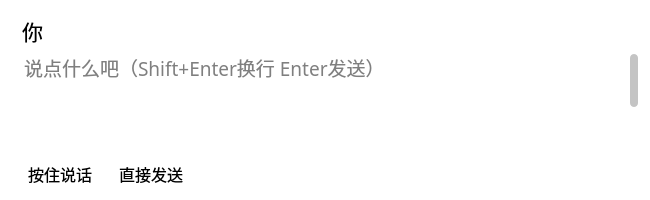
<?xml version="1.0" encoding="UTF-8"?>
<ui version="4.0">
 <class>Dialog</class>
 <widget class="QWidget" name="Dialog">
  <property name="geometry">
   <rect>
    <x>0</x>
    <y>0</y>
    <width>650</width>
    <height>200</height>
   </rect>
  </property>
  <property name="font">
   <font>
    <family>Microsoft YaHei</family>
    <pointsize>12</pointsize>
   </font>
  </property>
  <property name="windowTitle">
   <string>Form</string>
  </property>
  <property name="styleSheet">
   <string notr="true">* {
    background: transparent;
}
</string>
  </property>
  <layout class="QGridLayout" name="gridLayout">
   <property name="leftMargin">
    <number>20</number>
   </property>
   <property name="topMargin">
    <number>15</number>
   </property>
   <property name="rightMargin">
    <number>12</number>
   </property>
   <property name="bottomMargin">
    <number>10</number>
   </property>
   <property name="horizontalSpacing">
    <number>1</number>
   </property>
   <property name="verticalSpacing">
    <number>2</number>
   </property>
   <item row="1" column="0">
    <widget class="QTextEdit" name="textEdit">
     <property name="font">
      <font>
       <family>Microsoft YaHei</family>
       <pointsize>14</pointsize>
      </font>
     </property>
     <property name="contextMenuPolicy">
      <enum>Qt::ContextMenuPolicy::DefaultContextMenu</enum>
     </property>
      <property name="styleSheet">
       <string notr="true">QTextEdit {
    color: #000000;
}
QMenu {
    background-color: #ffffff; /* 白色背景 */
    border: none;              /* 无边框 */
    border-radius: 8px;        /* 圆角半径 */
    padding: 5px;              /* 内边距 */
}

QMenu::item {
    padding: 8px 20px;         /* 菜单项的内边距 */
    background-color: transparent; /* 默认背景色透明 */
    border-radius: 4px;        /* 菜单项圆角 */
}

QMenu::item:selected {
    background-color: #e0e0e0; /* 选中项的背景色 */
    color: #000000;            /* 选中项的文字颜色 */
}

QMenu::separator {
    height: 1px;
    background: #dcdcdc;
    margin: 5px 0;
}
QScrollArea {
    border: none; /* 去除边框 */
    background: transparent; /* 背景透明 */
}

QScrollBar:vertical, QScrollBar:horizontal {
    border: none; /* 去除边框 */
    background: transparent; /* 背景透明 */
    width: 8px; /* 设置滚动条的宽度 */
    height: 8px; /* 设置滚动条的高度 */
}

QScrollBar::handle:vertical, QScrollBar::handle:horizontal {
    background: rgba(136, 136, 136, 0.5); /* 设置滚动条滑块的淡灰色 */
    border-radius: 4px; /* 设置滑块的圆角 */
}

QScrollBar::handle:vertical:hover, QScrollBar::handle:horizontal:hover {
    background: rgba(136, 136, 136, 0.8); /* 滑块悬停时的颜色 */
}

QScrollBar::add-line:vertical, QScrollBar::sub-line:vertical,
QScrollBar::add-line:horizontal, QScrollBar::sub-line:horizontal {
    background: transparent; /* 去除上下箭头 */
    border: none; /* 去除箭头边框 */
    height: 0px; /* 强制去除箭头按钮 */
    width: 0px; /* 强制去除箭头按钮 */
}

QProgressBar {
    border: none; /* 去除进度条边框 */
    background: #f0f0f0; /* 进度条的背景颜色 */
    height: 8px; /* 设置进度条的高度 */
    margin-bottom: 10px; /* 为进度条下方留出空间 */
}

QProgressBar::chunk {
    background: rgba(76, 175, 80, 0.5); /* 设置淡绿色的进度条颜色 */
    border-radius: 4px; /* 设置进度条块的圆角 */
}
</string>
     </property>
     <property name="frameShape">
      <enum>QFrame::Shape::NoFrame</enum>
     </property>
     <property name="verticalScrollBarPolicy">
      <enum>Qt::ScrollBarPolicy::ScrollBarAlwaysOff</enum>
     </property>
     <property name="horizontalScrollBarPolicy">
      <enum>Qt::ScrollBarPolicy::ScrollBarAlwaysOff</enum>
     </property>
     <property name="acceptRichText">
      <bool>true</bool>
     </property>
     <property name="placeholderText">
      <string>说点什么吧（Shift+Enter换行 Enter发送）</string>
     </property>
    </widget>
   </item>
   <item row="1" column="1">
    <widget class="QScrollBar" name="verticalScrollBar">
     <property name="sizePolicy">
      <sizepolicy hsizetype="Fixed" vsizetype="Minimum">
       <horstretch>0</horstretch>
       <verstretch>0</verstretch>
      </sizepolicy>
     </property>
     <property name="layoutDirection">
      <enum>Qt::LayoutDirection::RightToLeft</enum>
     </property>
     <property name="styleSheet">
      <string notr="true">/* 去除滚动条的边框和背景 */
QScrollBar:vertical {
    border: none;              /* 去除边框 */
    background: transparent;   /* 背景透明 */
    width: 8px;                /* 设置滚动条的宽度 */
}

QScrollBar::handle:vertical {
    background: rgba(136, 136, 136, 0.5);
    border-radius: 4px;
}


/* 滑块悬停时的颜色变化 */
QScrollBar::handle:vertical:hover {
    background: rgba(136, 136, 136, 0.8);  /* 滑块悬停时的颜色 */
}

/* 去除滚动条上下箭头按钮 */
QScrollBar::add-line:vertical, QScrollBar::sub-line:vertical {
    background: transparent; /* 去除上下箭头 */
    border: none;             /* 去除箭头边框 */
    height: 0px;              /* 强制去除箭头按钮 */
}

/* 滚动条轨道样式 */
QScrollBar::groove:vertical {
    background: transparent;   /* 设置轨道背景为透明 */
    border: none;               /* 去除轨道的边框 */
    width: 8px;                 /* 设置轨道的宽度 */
}

/* 设置滚动条范围变化时的显示效果 */
QScrollBar:vertical:disabled {
    background: transparent;  /* 禁用时的背景色透明 */
    border: none;              /* 禁用时的边框 */
}
</string>
     </property>
     <property name="maximum">
      <number>10</number>
     </property>
     <property name="value">
      <number>1</number>
     </property>
     <property name="sliderPosition">
      <number>1</number>
     </property>
     <property name="tracking">
      <bool>true</bool>
     </property>
     <property name="orientation">
      <enum>Qt::Orientation::Vertical</enum>
     </property>
    </widget>
   </item>
   <item row="1" column="0">
    <widget class="QPushButton" name="pushButton_next">
     <property name="sizePolicy">
      <sizepolicy hsizetype="Minimum" vsizetype="Minimum">
       <horstretch>0</horstretch>
       <verstretch>0</verstretch>
      </sizepolicy>
     </property>
     <property name="font">
      <font>
       <family>Microsoft YaHei</family>
       <pointsize>30</pointsize>
      </font>
     </property>
     <property name="toolTip">
      <string/>
     </property>
     <property name="styleSheet">
      <string notr="true"/>
     </property>
     <property name="text">
      <string/>
     </property>
     <property name="flat">
      <bool>true</bool>
     </property>
    </widget>
   </item>
   <item row="2" column="1">
    <widget class="QPushButton" name="pushButton_history">
     <property name="styleSheet">
      <string notr="true">QPushButton {
    background-color: transparent;  /* 无背景 */
    border: none;                   /* 无边框 */
    border-radius: 5px;            /* 圆角 */
}

/* 鼠标悬停时（仅有圆角变化） */
QPushButton:hover {
    border: 2px solid #CCCCCC;      /* 悬停时增加边框 */
}

/* 按下时（加深边框颜色） */
QPushButton:pressed {
    border: 2px solid #AAAAAA;      /* 按下时边框加深 */
}
</string>
     </property>
     <property name="text">
      <string/>
     </property>
     <property name="icon">
      <iconset resource="../../res.qrc">
       <normaloff>:/res/img/ico/log-24.svg</normaloff>:/res/img/ico/log-24.svg</iconset>
     </property>
    </widget>
   </item>
   <item row="2" column="0">
    <layout class="QHBoxLayout" name="horizontalLayout">
     <property name="spacing">
      <number>0</number>
     </property>
     <property name="leftMargin">
      <number>0</number>
     </property>
     <property name="topMargin">
      <number>0</number>
     </property>
     <property name="rightMargin">
      <number>0</number>
     </property>
     <property name="bottomMargin">
      <number>0</number>
     </property>
     <item>
      <widget class="QPushButton" name="pushButton_input">
       <property name="styleSheet">
        <string notr="true">QPushButton {
    background-color: transparent;
    border: none;
    border-radius: 5px;
    padding: 4px 8px;
}

QPushButton:hover {
    border: 2px solid #CCCCCC;
}

QPushButton:pressed {
    border: 2px solid #AAAAAA;
}
</string>
       </property>
       <property name="text">
        <string>按住说话</string>
       </property>
       <property name="icon">
        <iconset resource="../../res.qrc">
         <normaloff>:/res/img/ico/microphone-solid.svg</normaloff>:/res/img/ico/microphone-solid.svg</iconset>
       </property>
      </widget>
     </item>
     <item>
      <widget class="QCheckBox" name="checkBox_autoInput">
       <property name="toolTip">
        <string>语音识别完成后将会直接发送</string>
       </property>
       <property name="text">
        <string>直接发送</string>
       </property>
      </widget>
     </item>
     <item>
      <spacer name="horizontalSpacer">
       <property name="orientation">
        <enum>Qt::Orientation::Horizontal</enum>
       </property>
       <property name="sizeHint" stdset="0">
        <size>
         <width>40</width>
         <height>20</height>
        </size>
       </property>
      </spacer>
     </item>
    </layout>
   </item>
   <item row="0" column="0">
    <widget class="QLabel" name="label_name">
      <property name="styleSheet">
       <string notr="true">color: #000000;</string>
      </property>
      <property name="font">
       <font>
        <family>Microsoft YaHei</family>
        <pointsize>16</pointsize>
        <bold>false</bold>
       </font>
      </property>
     <property name="text">
      <string notr="true">你</string>
     </property>
     <property name="wordWrap">
      <bool>false</bool>
     </property>
     <property name="indent">
      <number>2</number>
     </property>
    </widget>
   </item>
  </layout>
 </widget>
 <resources>
  <include location="../../res.qrc"/>
 </resources>
 <connections/>
</ui>
